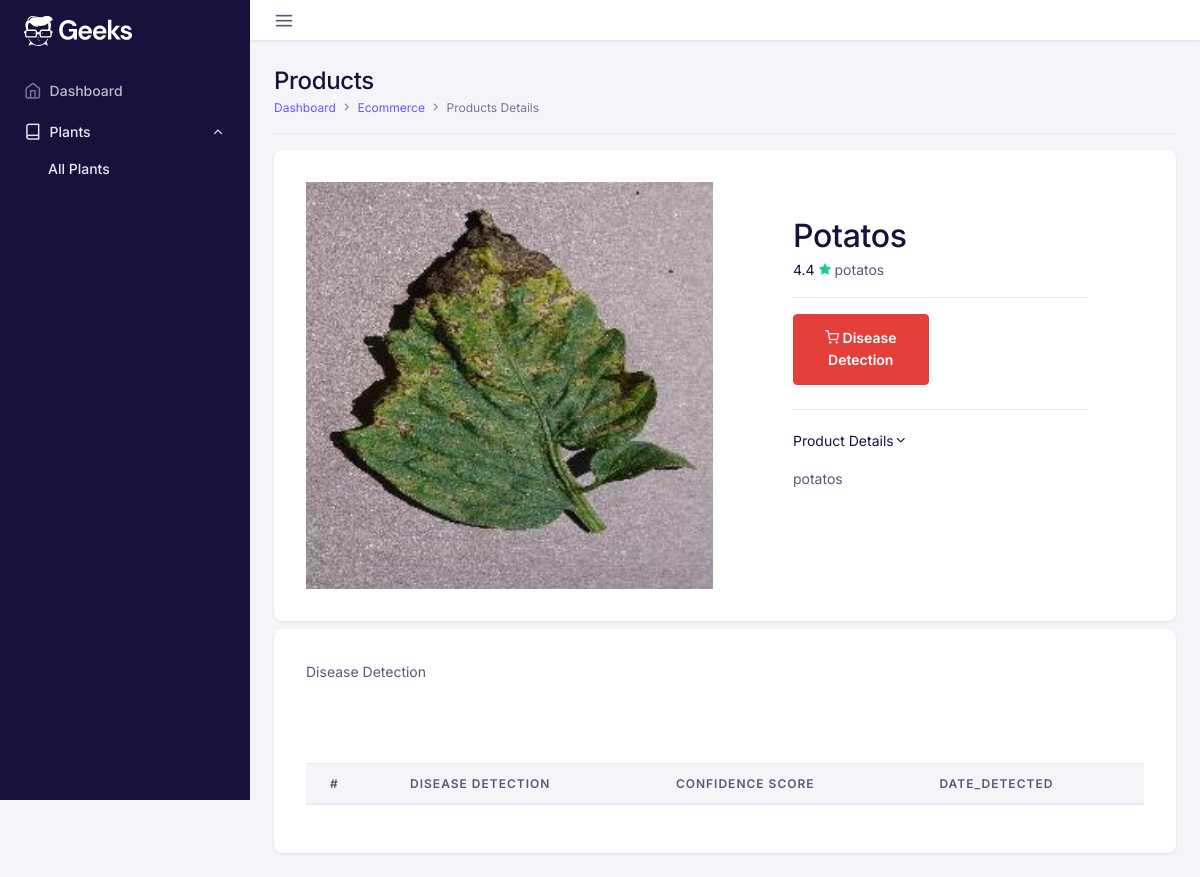
The page /plants/11/ on the database as committed earlier.
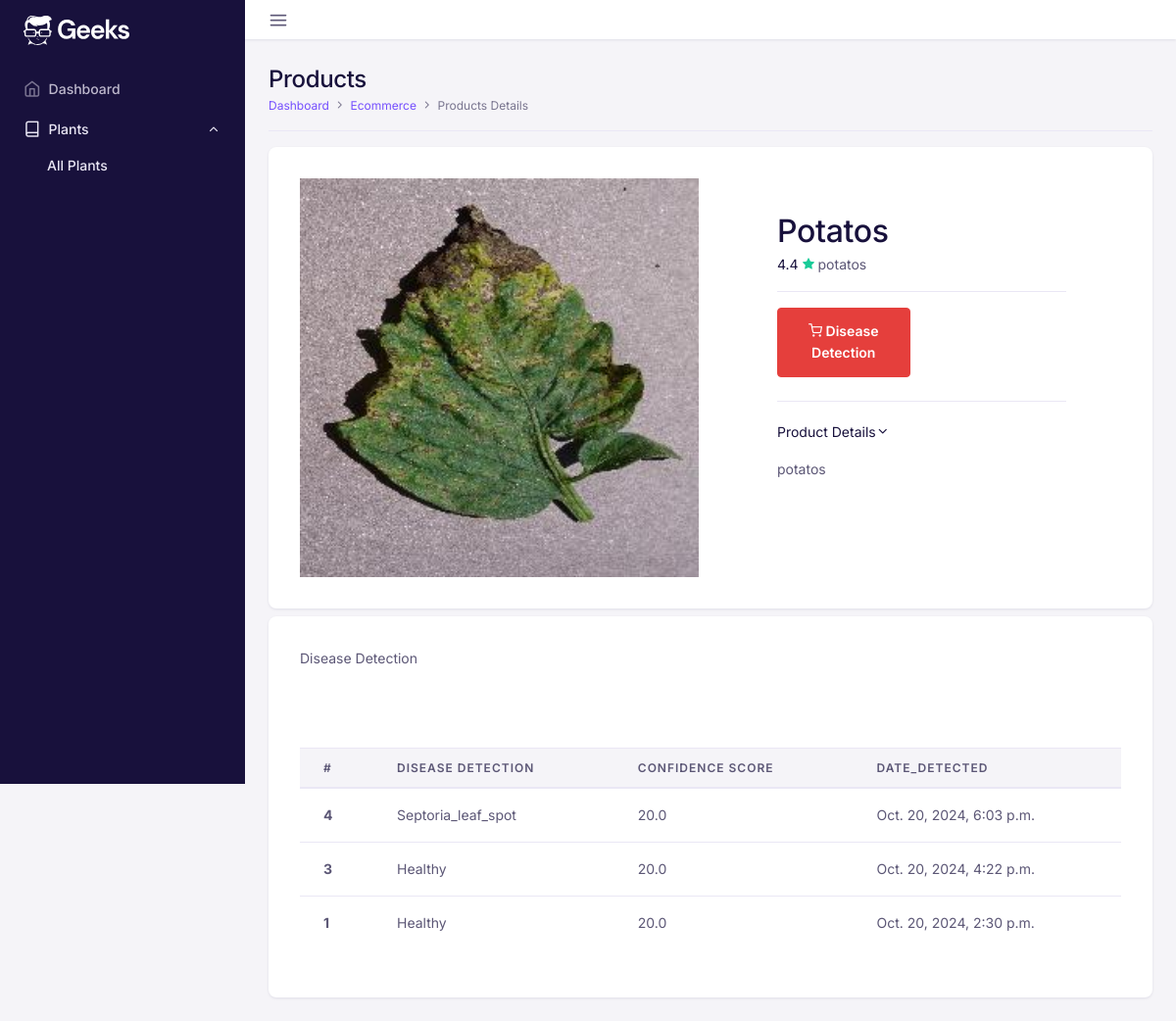
The same page on the database as committed later.
### PlantApp/models.py (models this page shows, shortened)
class Plant(models.Model):
    name = models.CharField(max_length=100)
    scientific_name = models.CharField(max_length=100, blank=True, null=True)
    description = models.TextField(blank=True, null=True)
    image = models.ImageField(upload_to='plants/', blank=True, null=True)
    owner = models.ForeignKey(settings.AUTH_USER_MODEL, on_delete=models.CASCADE, related_name='plants' , null = True)

class DiseaseDetection(models.Model):
    plant = models.ForeignKey(Plant, on_delete=models.CASCADE, related_name='detections')
    date_detected = models.DateTimeField(auto_now_add=True)
    detected_disease = models.CharField(max_length=255)
    confidence_score = models.FloatField(null = True)
    image = models.ImageField(upload_to='detections/', blank=True, null=True)
    notes = models.TextField(blank=True, null=True)

### PlantApp/views.py (the view)
# urls.py: path('plants/<int:pk>/', plant_details, name='details'),
def plant_details(request, pk = None):
    plant = Plant.objects.get(id = pk)
    dis = DiseaseDetection.objects.filter(plant = plant).order_by('-date_detected')
    return render(request, 'plant_details.html', {'plant': plant ,'dis' : dis})

### PlantApp/templates/plant_details.html (shortened to what this page needs)
<!DOCTYPE html>
<html lang="en">
{% load static %}
<head>
    <link href={% static 'assets/fonts/feather/feather.css' %} rel="stylesheet" />
    <link href={% static 'assets/libs/dragula/dist/dragula.min.css' %} rel="stylesheet" />
    <link href={% static 'assets/libs/@mdi/font/css/materialdesignicons.min.css' %} rel="stylesheet" />
    <link href={% static 'assets/libs/prismjs/themes/prism.css' %} rel="stylesheet" />
    <link href={% static 'assets/libs/dropzone/dist/dropzone.css' %} rel="stylesheet" />
    <link href={% static 'assets/libs/magnific-popup/dist/magnific-popup.css' %} rel="stylesheet" />
    <link href={% static 'assets/libs/bootstrap-select/dist/css/bootstrap-select.min.css' %} rel="stylesheet">
    <link href={% static 'assets/libs/@yaireo/tagify/dist/tagify.css' %} rel="stylesheet">
    <link href={% static 'assets/libs/tiny-slider/dist/tiny-slider.css' %} rel="stylesheet">
    <link href={% static 'assets/libs/tippy.js/dist/tippy.css' %} rel="stylesheet">
    <link rel="stylesheet" href={% static 'assets/css/theme.min.css' %}>
</head>
<body>
    <div id="db-wrapper">
        <nav class="navbar-vertical navbar">
            <div class="nav-scroller">
                <a class="navbar-brand" href="../index.html"><img src="../assets/images/brand/logo/logo-inverse.svg"
                        alt="" /></a>
                <ul class="navbar-nav flex-column" id="sideNavbar">
                    <li class="nav-item">
                        <a class="nav-link" href="admin-dashboard.html">
                            <i class="nav-icon fe fe-home mr-2"></i>Dashboard
                        </a>
                    </li>
                    <li class="nav-item">
                        <a class="nav-link active" href="#!" data-toggle="collapse" data-target="#navCourses"
                            aria-expanded="true" aria-controls="navCourses">
                            <i class="nav-icon fe fe-book mr-2"></i>Plants
                        </a>
                        <div id="navCourses" class="collapse show" data-parent="#sideNavbar">
                            <ul class="nav flex-column">
                                <li class="nav-item">
                                    <a class="nav-link active" href="/plants/">All Plants
                                    </a>
                                </li>
                            </ul>
                        </div>
                    </li>
                </ul>
            </div>
        </nav>
        <div id="page-content">
            <div class="header">
                <nav class="navbar-default navbar navbar-expand-lg">
                    <a id="nav-toggle" href="#!"><i class="fe fe-menu"></i></a>
                </nav>
            </div>
            <section class="container-fluid p-4">
                <div class="row">
                    <div class="col-lg-12 col-md-12 col-12">
                        <div
                            class="border-bottom pb-3 mb-3 d-flex flex-column flex-md-row gap-3 align-items-md-center justify-content-between">
                            <div>
                                <h1 class="mb-0 h2 fw-bold">Products</h1>
                                <nav aria-label="breadcrumb">
                                    <ol class="breadcrumb">
                                        <li class="breadcrumb-item">
                                            <a href="admin-dashboard.html">Dashboard</a>
                                        </li>
                                        <li class="breadcrumb-item">
                                            <a href="#">Ecommerce</a>
                                        </li>
                                        <li class="breadcrumb-item active" aria-current="page">Products Details</li>
                                    </ol>
                                </nav>
                            </div>
                        </div>
                    </div>
                </div>
                <div class="card">
                    <div class="card-body p-5">
                        <div class="row">
                            <div class="col-xl-6 col-12">
                                <div class="row gy-4">
                                    <div class="col-12">
                                        <div>
                                            <a href="../../../assets/images/ecommerce/product-slide-1.jpg"
                                                class="glightbox" data-gallery="gallery1">
                                                <img src="{{ plant.image.url }}" alt="image"
                                                    class="img-fluid rounded-3 w-100" />
                                            </a>
                                        </div>
                                    </div>
                                </div>
                            </div>
                            <div class="col-xl-6 col-12">
                                <div class="my-5 mx-lg-8">
                                    <div class="d-flex flex-column gap-2">
                                        <h1 class="mb-0">{{plant.name}}</h1>
                                        <div>
                                            <span>
                                                <span class="me-1 text-dark fw-semibold">
                                                    4.4
                                                </span>
                                                {{plant.scientific_name}}
                                            </span>
                                        </div>
                                    </div>
                                    <hr class="my-3" />
                                    <div class="row row flex-md-row flex-column gap-2 gap-md-0">
                                        <div class="col-md-6">
                                            <div class="d-grid">
                                                <a href="{% url 'predict' plant.id %}" class="btn btn-danger">
                                                    <i class="fe fe-shopping-cart me-2"></i>
                                                    Disease Detection
                                                </a>
                                            </div>
                                        </div>
                                    </div>
                                    <hr class="mt-4 mb-2" />
                                    <div class="mb-4" id="ecommerceAccordion">
                                        <ul class="list-group list-group-flush">
                                            <li class="list-group-item px-0">
                                                <a class="d-flex align-items-center text-inherit fw-semibold mb-0"
                                                    data-bs-toggle="collapse" href="#productDetails" role="button"
                                                    aria-expanded="false" aria-controls="productDetails">
                                                    <div class="me-auto">Product Details</div>
                                                    <span class="chevron-arrow ms-4">
                                                        <i class="fe fe-chevron-down fs-4"></i>
                                                    </span>
                                                </a>
                                                <div class="collapse show" id="productDetails"
                                                    data-bs-parent="#ecommerceAccordion">
                                                    <div class="py-3">
                                                        {{plant.description}}
                                                    </div>
                                                </div>
                                            </li>
                                        </ul>
                                    </div>
                                </div>
                            </div>
                        </div>
                    </div>
                </div>
                <div class="card mt-2">
                    <div class="card-title p-5"> Disease Detection </div>
                    <div class="card-body p-5">
                        <table class="table">
                            <thead>
                               <tr>
                                  <th scope="col">#</th>
                                  <th scope="col">Disease Detection</th>
                                  <th scope="col">confidence score</th>
                                  <th scope="col">date_detected</th>
                               </tr>
                            </thead>
                            <tbody>
                                {% for di in dis %}
                               <tr>
                                  <th scope="row">{{di.id}}</th>
                                  <td>{{di.detected_disease}}</td>
                                  <td>{{di.confidence_score}}</td>
                                  <td>{{di.date_detected}}</td>
                               </tr>
                               {% endfor %}
                            </tbody>
                         </table>
                    </div>
                </div>
        </div>
    </div>
</body>
</html>

Rows that differ between the two databases and show on the page:
added DiseaseDetection: id "4", detected_disease "Septoria_leaf_spot", confidence_score "20.0", date_detected "Oct. 20, 2024, 6:03 p.m."
added DiseaseDetection: id "3", detected_disease "Healthy", confidence_score "20.0", date_detected "Oct. 20, 2024, 4:22 p.m."
added DiseaseDetection: id "1", detected_disease "Healthy", confidence_score "20.0", date_detected "Oct. 20, 2024, 2:30 p.m."
